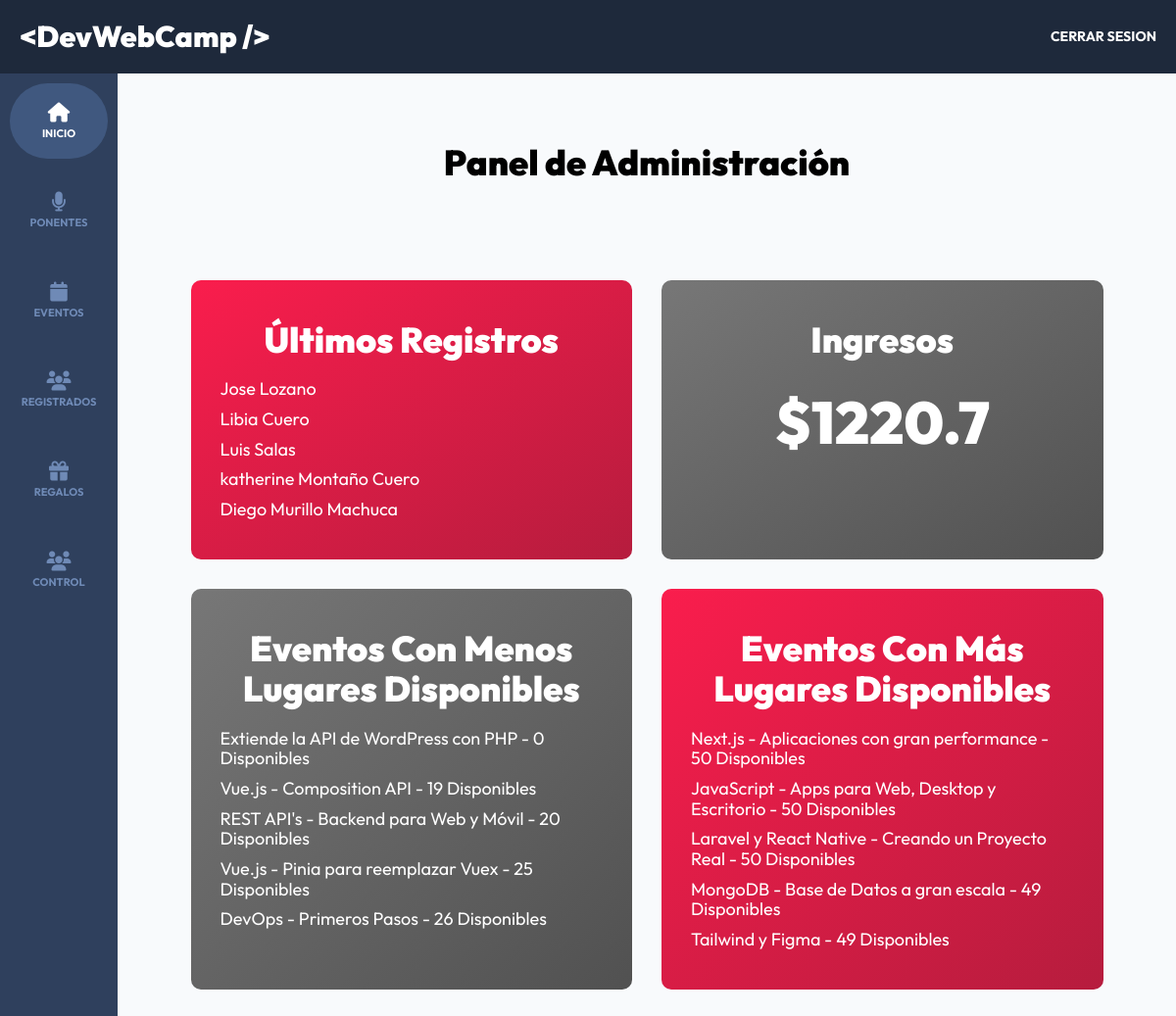
/admin/dashboard (signed in), run on the app's committed database.
### tables this page shows
CREATE TABLE `registros` (
  `id` int(11) NOT NULL,
  `paquete_id` int(11) DEFAULT NULL,
  `pago_id` varchar(30) DEFAULT NULL,
  `token` varchar(8) DEFAULT NULL,
  `usuario_id` int(11) DEFAULT NULL,
  `regalo_id` int(11) DEFAULT NULL
);

CREATE TABLE `usuarios` (
  `id` int(11) NOT NULL,
  `nombre` varchar(40) DEFAULT NULL,
  `apellido` varchar(40) DEFAULT NULL,
  `email` varchar(40) DEFAULT NULL,
  `password` varchar(60) DEFAULT NULL,
  `confirmado` tinyint(1) DEFAULT NULL,
  `fecha` date DEFAULT NULL,
  `token` varchar(13) DEFAULT NULL,
  `admin` tinyint(1) DEFAULT NULL
);

CREATE TABLE `eventos` (
  `id` int(11) NOT NULL,
  `nombre` varchar(120) DEFAULT NULL,
  `descripcion` text DEFAULT NULL,
  `disponibles` int(11) DEFAULT NULL,
  `categoria_id` int(11) NOT NULL,
  `dia_id` int(11) NOT NULL,
  `hora_id` int(11) NOT NULL,
  `ponente_id` int(11) NOT NULL
);

### controllers/DashboardController.php (called while the page is built, shortened)
<?php
class DashboardController {
    public static function index(Router $router ){
        $registros = Registro::get(5);
        foreach($registros as $registro) {
            $registro->usuario = Usuario::find($registro->usuario_id);
        }
        $virtuales = Registro::total('paquete_id', 2);
        $presenciales = Registro::total('paquete_id', 1);
        $ingresos = ($virtuales * 46.5) + ($presenciales * 187.95);
        $menos_disponibles = Evento::ordenarLimite('disponibles', 'ASC', 5);
        $mas_disponibles = Evento::ordenarLimite('disponibles', 'DESC', 5);
        $router->render('admin/dashboard/index', [
            'titulo' => 'Panel de Administración',
            'registros' => $registros,
            'ingresos' => $ingresos,
            'menos_disponibles' => $menos_disponibles,
            'mas_disponibles' => $mas_disponibles
        ]);
    }
}

### public/index.php (called while the page is built, shortened)
<?php
$router = new Router();
$router->get('/login', [AuthController::class, 'login']);
$router->post('/login', [AuthController::class, 'login']);
$router->post('/logout', [AuthController::class, 'logout']);
$router->get('/registro', [AuthController::class, 'registro']);
$router->post('/registro', [AuthController::class, 'registro']);
$router->get('/olvide', [AuthController::class, 'olvide']);
$router->post('/olvide', [AuthController::class, 'olvide']);
$router->get('/reestablecer', [AuthController::class, 'reestablecer']);
$router->post('/reestablecer', [AuthController::class, 'reestablecer']);
$router->get('/mensaje', [AuthController::class, 'mensaje']);
$router->get('/confirmar-cuenta', [AuthController::class, 'confirmar']);
$router->get('/admin/dashboard', [DashboardController::class, 'index']);
$router->get('/admin/ponentes', [PonentesController::class, 'index']);
$router->get('/admin/ponentes/crear', [PonentesController::class, 'crear']);
$router->post('/admin/ponentes/crear', [PonentesController::class, 'crear']);
$router->get('/admin/ponentes/editar', [PonentesController::class, 'editar']);
$router->post('/admin/ponentes/editar', [PonentesController::class, 'editar']);
$router->post('/admin/ponentes/eliminar', [PonentesController::class, 'eliminar']);
$router->get('/admin/eventos', [EventosController::class, 'index']);
$router->get('/admin/eventos/crear', [EventosController::class, 'crear']);
$router->post('/admin/eventos/crear', [EventosController::class, 'crear']);
$router->get('/admin/eventos/editar', [EventosController::class, 'editar']);
$router->post('/admin/eventos/editar', [EventosController::class, 'editar']);
$router->post('/admin/eventos/eliminar', [EventosController::class, 'eliminar']);
$router->get('/api/eventos-horario', [APIEventos::class, 'index']);
$router->get('/api/ponentes', [APIPonentes::class, 'index']);
$router->get('/api/ponente', [APIPonentes::class, 'ponente']);
$router->get('/api/usuario', [APIUsuarios::class, 'index']);
$router->get('/api/regalos', [APIRegalos::class, 'index']);
$router->get('/api/evento', [APIEventosDisponibles::class, 'index']);
$router->get('/admin/registrados', [RegistradosController::class, 'index']);
$router->get('/admin/general', [GeneralController::class, 'index']);
$router->get('/admin/regalos', [RegalosController::class, 'index']);
$router->get('/finalizar-registro', [RegistroController::class, 'crear']);
$router->post('/finalizar-registro/gratis', [RegistroController::class, 'gratis']);
$router->post('/finalizar-registro/pagar', [RegistroController::class, 'pagar']);
$router->get('/finalizar-registro/conferencias', [RegistroController::class, 'conferencias']);
$router->post('/finalizar-registro/conferencias', [RegistroController::class, 'conferencias']);
$router->get('/boleto', [RegistroController::class, 'boleto']);
$router->get('/', [PaginasController::class, 'index'] );
$router->get('/devwebcamp', [PaginasController::class, 'evento'] );
$router->get('/paquetes', [PaginasController::class, 'paquetes'] );
$router->get('/workshops-conferencias', [PaginasController::class, 'conferencias'] );
$router->get('/404', [PaginasController::class, 'error'] );
$router->comprobarRutas();

### models/ActiveRecord.php (called while the page is built, shortened)
<?php
class ActiveRecord {
    protected static $db;
    protected static $tabla = '';
    public static function setDB($database) {
        self::$db = $database;
    }
    public static function consultarSQL($query) {
        $resultado = self::$db->query($query);
        $array = [];
        while($registro = $resultado->fetch_assoc()) {
            $array[] = static::crearObjeto($registro);
        }
        return $array;
    }
    protected static function crearObjeto($registro) {
        $objeto = new static;
        foreach($registro as $key => $value ) {
            if(property_exists( $objeto, $key  )) {
                $objeto->$key = $value;
            }
        }
        return $objeto;
    }
    public static function find($id) {
        $query = "SELECT * FROM " . static::$tabla  ." WHERE id = ${id}";
        $resultado = self::consultarSQL($query);
        return array_shift( $resultado ) ;
    }
    public static function get($limite) {
        $query = "SELECT * FROM " . static::$tabla . " ORDER BY id DESC LIMIT ${limite} " ;
        $resultado = self::consultarSQL($query);
        return $resultado;
    }
    public static function ordenarLimite($columna, $orden, $limite){
        $query = "SELECT * FROM " . static::$tabla . " ORDER BY ${columna} ${orden} LIMIT ${limite} ";
        $resultado = self::consultarSQL($query);
        return $resultado;
    }
    public static function total($columna = '', $valor = '') {
        $query = "SELECT COUNT(*) FROM " . static::$tabla;
        if($columna){
            $query .= " WHERE ${columna} = ${valor}";
        }
        $resultado = self::$db->query($query);
        $total = $resultado->fetch_array();
        return array_shift($total);
    }
}

### views/admin/dashboard/index.php (the view)
<h2 class="dashboard__heading"><?php echo $titulo; ?></h2>
<main class="bloques">
    <div class="bloques__grid">
        <div class="bloque">
            <h3 class="bloque__heading">Últimos Registros</h3>
            <?php foreach ($registros as $registro ) { ?>
                <div class="bloque__contenido">
                    <p class="bloque__texto">
                        <?php echo $registro->usuario->nombre . " " . $registro->usuario->apellido; ?>
                    </p>
                </div>
            <?php } ?>
        </div>
        <div class="bloque">
            <h3 class="bloque__heading">Ingresos</h3>
            <p class="bloque__texto--cantidad">$<?php echo $ingresos ?></p>
        </div>
        <div class="bloque">
            <h3 class="bloque__heading">Eventos Con Menos Lugares Disponibles</h3>
            <?php foreach ($menos_disponibles as $evento) { ?>
                <div class="bloque__contenido">
                    <p class="bloque__texto">
                        <?php echo $evento->nombre . " - " . $evento->disponibles . ' Disponibles'; ?>
                    </p>
                </div>
            <?php } ?>
        </div>
        <div class="bloque">
            <h3 class="bloque__heading">Eventos Con Más Lugares Disponibles</h3>
            <?php foreach ($mas_disponibles as $evento) { ?>
                <div class="bloque__contenido">
                    <p class="bloque__texto">
                        <?php echo $evento->nombre . " - " . $evento->disponibles . ' Disponibles'; ?>
                    </p>
                </div>
            <?php } ?>
        </div>
    </div>
</main>

### public/build/css/app.css (style rules this page uses)
html { line-height: 1.15; -webkit-text-size-adjust: 100%; }
body { margin: 0; }
main { display: block; }
html { font-size: 62.5%; box-sizing: border-box; height: 100%; }
*, *:before, *:after { box-sizing: inherit; }
body { font-family: "Outfit", sans-serif; font-size: 1.8rem; }
h1, h2, h3 { font-family: "Outfit", sans-serif; font-weight: 900; margin: 2rem 0; }
h2 { font-size: 3.6rem; }
h3 { font-size: 3rem; }
[class$=__heading] { font-family: "Outfit", sans-serif; font-weight: 900; margin: 2rem 0; margin: 6rem 0 3rem 0; text-align: center; }
.dashboard { height: 100%; display: flex; flex-direction: column; background-color: #F8FAFC; }
.bloques { width: min(95%, 140rem); margin: 0 auto; }
@media (min-width: 768px) { .bloques { margin-top: 10rem; } }
.bloques__grid { display: grid; gap: 3rem; grid-template-columns: repeat(1, 1fr); }
@media (min-width: 1024px) { .bloques__grid { display: grid; gap: 3rem; grid-template-columns: repeat(2, 1fr); } }
.bloque { padding: 3rem; color: #FFFFFF; border-radius: 1rem; }
.bloque:nth-child(1) { background-image: linear-gradient(to left top, rgba(174, 2, 39, 0.8941176471), rgba(250, 3, 56, 0.8941176471)); }
.bloque:nth-child(2) { background-image: linear-gradient(to left top, #515151, #777777); }
.bloque:nth-child(3) { background-image: linear-gradient(to left top, #515151, #777777); }
.bloque:nth-child(4) { background-image: linear-gradient(to left top, rgba(174, 2, 39, 0.8941176471), rgba(250, 3, 56, 0.8941176471)); }
.bloque__heading { margin: 1rem 0 2rem 0; font-size: 3.6rem; }
.bloque__texto { margin: 1rem 0; }
.bloque__texto--cantidad { margin-top: 5rem; font-weight: 900; font-size: 6rem; text-align: center; }
@media (min-width: 480px) { .bloque__texto--cantidad { margin: 3rem; } }

### data on the page
registros: usuario.nombre "Jose", usuario.apellido "Lozano"
registros: usuario.nombre "Libia", usuario.apellido "Cuero"
registros: usuario.nombre "Luis", usuario.apellido "Salas"
registros: usuario.nombre "katherine", usuario.apellido "Montaño Cuero"
registros: usuario.nombre "Diego", usuario.apellido "Murillo Machuca"
eventos: nombre "Extiende la API de WordPress con PHP", disponibles "0"
eventos: nombre "Vue.js - Composition API", disponibles "19"
eventos: nombre "REST API's - Backend para Web y Móvil", disponibles "20"
eventos: nombre "Vue.js - Pinia para reemplazar Vuex", disponibles "25"
eventos: nombre "DevOps - Primeros Pasos", disponibles "26"
eventos: nombre "Next.js - Aplicaciones con gran performance", disponibles "50"
eventos: nombre "JavaScript - Apps para Web, Desktop y Escritorio", disponibles "50"
eventos: nombre "Laravel y React Native - Creando un Proyecto Real", disponibles "50"
eventos: nombre "MongoDB - Base de Datos a gran escala", disponibles "49"
eventos: nombre "Tailwind y Figma", disponibles "49"

### other printed values
$titulo "Panel de Administración"
$ingresos "1220.7"
